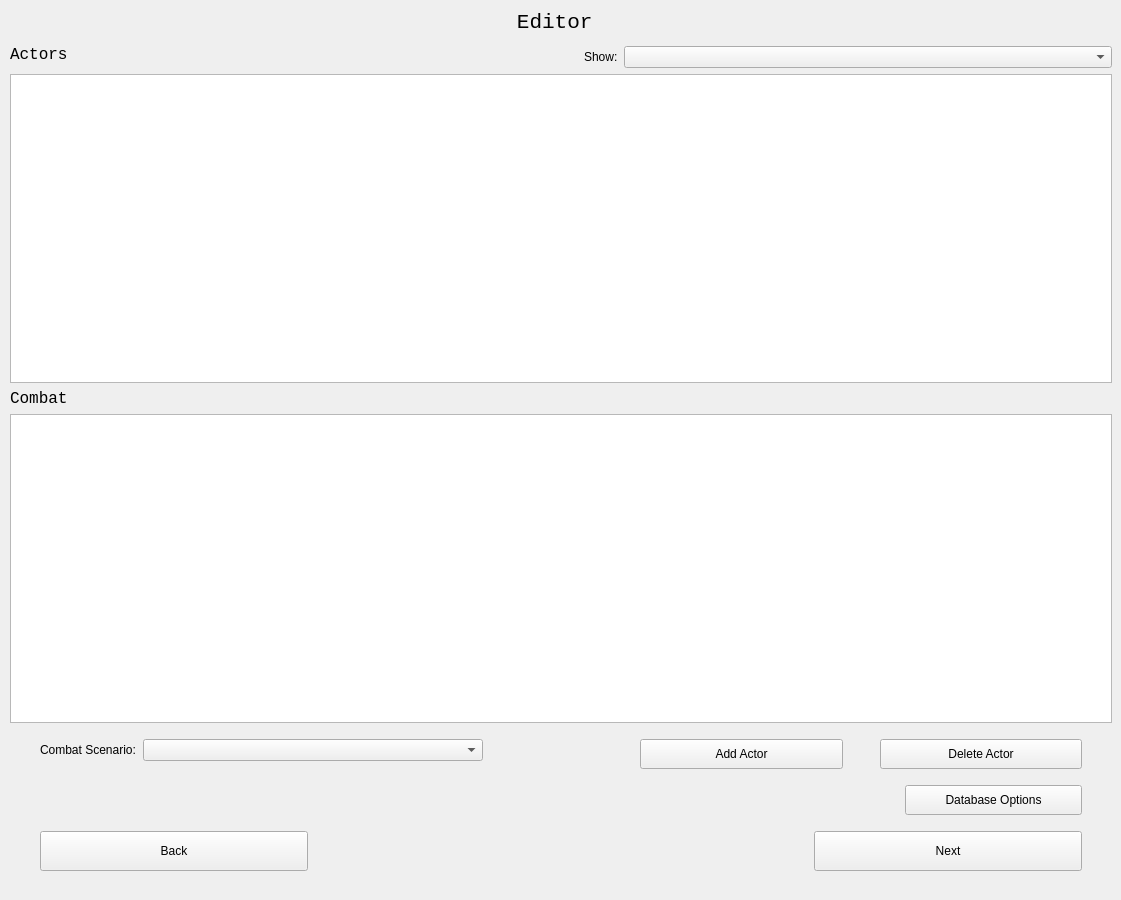
    <widget class="QWidget" name="edit_page">
     <widget class="QWidget" name="verticalLayoutWidget">
      <property name="geometry">
       <rect>
        <x>10</x>
        <y>10</y>
        <width>1102</width>
        <height>881</height>
       </rect>
      </property>
      <layout class="QVBoxLayout" name="verticalLayout">
       <item>
        <widget class="QLabel" name="editorTitle_label">
         <property name="font">
          <font>
           <family>Courier New</family>
           <pointsize>16</pointsize>
          </font>
         </property>
         <property name="text">
          <string>Editor </string>
         </property>
         <property name="alignment">
          <set>Qt::AlignCenter</set>
         </property>
        </widget>
       </item>
       <item>
        <layout class="QVBoxLayout" name="verticalLayout_9">
         <item>
          <layout class="QHBoxLayout" name="horizontalLayout_13">
           <item>
            <widget class="QLabel" name="actorTable_label">
             <property name="font">
              <font>
               <family>Courier New</family>
               <pointsize>12</pointsize>
              </font>
             </property>
             <property name="text">
              <string>Actors</string>
             </property>
            </widget>
           </item>
           <item>
            <spacer name="horizontalSpacer_15">
             <property name="orientation">
              <enum>Qt::Horizontal</enum>
             </property>
             <property name="sizeType">
              <enum>QSizePolicy::Preferred</enum>
             </property>
             <property name="sizeHint" stdset="0">
              <size>
               <width>40</width>
               <height>20</height>
              </size>
             </property>
            </spacer>
           </item>
           <item>
            <layout class="QFormLayout" name="formLayout">
             <property name="sizeConstraint">
              <enum>QLayout::SetFixedSize</enum>
             </property>
             <property name="topMargin">
              <number>5</number>
             </property>
             <item row="0" column="0">
              <widget class="QLabel" name="showActors_label">
               <property name="sizePolicy">
                <sizepolicy hsizetype="Fixed" vsizetype="Minimum">
                 <horstretch>0</horstretch>
                 <verstretch>0</verstretch>
                </sizepolicy>
               </property>
               <property name="minimumSize">
                <size>
                 <width>30</width>
                 <height>10</height>
                </size>
               </property>
               <property name="text">
                <string>Show:</string>
               </property>
              </widget>
             </item>
             <item row="0" column="1">
              <widget class="QComboBox" name="showActors_comboBox"/>
             </item>
            </layout>
           </item>
          </layout>
         </item>
         <item>
          <widget class="QTableWidget" name="actorTable_tableWidget">
           <property name="selectionMode">
            <enum>QAbstractItemView::SingleSelection</enum>
           </property>
           <property name="selectionBehavior">
            <enum>QAbstractItemView::SelectRows</enum>
           </property>
           <attribute name="horizontalHeaderStretchLastSection">
            <bool>true</bool>
           </attribute>
           <attribute name="verticalHeaderVisible">
            <bool>false</bool>
           </attribute>
          </widget>
         </item>
         <item>
          <widget class="QLabel" name="combatTable_label">
           <property name="font">
            <font>
             <family>Courier New</family>
             <pointsize>12</pointsize>
            </font>
           </property>
           <property name="text">
            <string>Combat</string>
           </property>
          </widget>
         </item>
         <item>
          <widget class="QTableWidget" name="combatTable_tableWidget">
           <property name="selectionMode">
            <enum>QAbstractItemView::SingleSelection</enum>
           </property>
           <property name="selectionBehavior">
            <enum>QAbstractItemView::SelectRows</enum>
           </property>
           <attribute name="horizontalHeaderStretchLastSection">
            <bool>true</bool>
           </attribute>
           <attribute name="verticalHeaderVisible">
            <bool>false</bool>
           </attribute>
          </widget>
         </item>
        </layout>
       </item>
       <item>
        <layout class="QHBoxLayout" name="horizontalLayout_2">
         <property name="spacing">
          <number>7</number>
         </property>
         <property name="sizeConstraint">
          <enum>QLayout::SetNoConstraint</enum>
         </property>
         <property name="leftMargin">
          <number>30</number>
         </property>
         <property name="topMargin">
          <number>10</number>
         </property>
         <property name="rightMargin">
          <number>30</number>
         </property>
         <property name="bottomMargin">
          <number>10</number>
         </property>
         <item>
          <layout class="QFormLayout" name="formLayout_6">
           <item row="0" column="0">
            <widget class="QLabel" name="scenarioType_editPage_label">
             <property name="text">
              <string>Combat Scenario:</string>
             </property>
            </widget>
           </item>
           <item row="0" column="1">
            <widget class="QComboBox" name="scenarioType_editPage_comboBox"/>
           </item>
          </layout>
         </item>
         <item>
          <spacer name="horizontalSpacer_5">
           <property name="orientation">
            <enum>Qt::Horizontal</enum>
           </property>
           <property name="sizeType">
            <enum>QSizePolicy::Fixed</enum>
           </property>
           <property name="sizeHint" stdset="0">
            <size>
             <width>150</width>
             <height>20</height>
            </size>
           </property>
          </spacer>
         </item>
         <item>
          <layout class="QHBoxLayout" name="horizontalLayout_3">
           <item>
            <widget class="QPushButton" name="addActor_pushButton">
             <property name="sizePolicy">
              <sizepolicy hsizetype="Minimum" vsizetype="Fixed">
               <horstretch>0</horstretch>
               <verstretch>0</verstretch>
              </sizepolicy>
             </property>
             <property name="minimumSize">
              <size>
               <width>30</width>
               <height>30</height>
              </size>
             </property>
             <property name="text">
              <string>Add Actor</string>
             </property>
            </widget>
           </item>
           <item>
            <spacer name="horizontalSpacer_6">
             <property name="orientation">
              <enum>Qt::Horizontal</enum>
             </property>
             <property name="sizeType">
              <enum>QSizePolicy::Fixed</enum>
             </property>
             <property name="sizeHint" stdset="0">
              <size>
               <width>30</width>
               <height>20</height>
              </size>
             </property>
            </spacer>
           </item>
           <item>
            <widget class="QPushButton" name="deleteActor_pushButton">
             <property name="minimumSize">
              <size>
               <width>0</width>
               <height>30</height>
              </size>
             </property>
             <property name="text">
              <string>Delete Actor</string>
             </property>
            </widget>
           </item>
          </layout>
         </item>
        </layout>
       </item>
       <item>
        <layout class="QHBoxLayout" name="horizontalLayout_6">
         <property name="rightMargin">
          <number>30</number>
         </property>
         <item>
          <spacer name="horizontalSpacer_9">
           <property name="orientation">
            <enum>Qt::Horizontal</enum>
           </property>
           <property name="sizeType">
            <enum>QSizePolicy::Fixed</enum>
           </property>
           <property name="sizeHint" stdset="0">
            <size>
             <width>895</width>
             <height>20</height>
            </size>
           </property>
          </spacer>
         </item>
         <item>
          <widget class="QPushButton" name="dbOpt_editPage_pushButton">
           <property name="sizePolicy">
            <sizepolicy hsizetype="Minimum" vsizetype="Fixed">
             <horstretch>0</horstretch>
             <verstretch>0</verstretch>
            </sizepolicy>
           </property>
           <property name="minimumSize">
            <size>
             <width>100</width>
             <height>30</height>
            </size>
           </property>
           <property name="text">
            <string>Database Options</string>
           </property>
          </widget>
         </item>
        </layout>
       </item>
       <item>
        <layout class="QGridLayout" name="gridLayout_2">
         <property name="sizeConstraint">
          <enum>QLayout::SetNoConstraint</enum>
         </property>
         <property name="leftMargin">
          <number>30</number>
         </property>
         <property name="topMargin">
          <number>10</number>
         </property>
         <property name="rightMargin">
          <number>30</number>
         </property>
         <property name="bottomMargin">
          <number>20</number>
         </property>
         <item row="0" column="1">
          <spacer name="horizontalSpacer_4">
           <property name="orientation">
            <enum>Qt::Horizontal</enum>
           </property>
           <property name="sizeType">
            <enum>QSizePolicy::Fixed</enum>
           </property>
           <property name="sizeHint" stdset="0">
            <size>
             <width>500</width>
             <height>20</height>
            </size>
           </property>
          </spacer>
         </item>
         <item row="0" column="2">
          <widget class="QPushButton" name="next_editPage_pushButton">
           <property name="sizePolicy">
            <sizepolicy hsizetype="Minimum" vsizetype="Fixed">
             <horstretch>0</horstretch>
             <verstretch>0</verstretch>
            </sizepolicy>
           </property>
           <property name="minimumSize">
            <size>
             <width>0</width>
             <height>40</height>
            </size>
           </property>
           <property name="sizeIncrement">
            <size>
             <width>600</width>
             <height>600</height>
            </size>
           </property>
           <property name="baseSize">
            <size>
             <width>100</width>
             <height>200</height>
            </size>
           </property>
           <property name="text">
            <string>Next</string>
           </property>
          </widget>
         </item>
         <item row="0" column="0">
          <widget class="QPushButton" name="back_editPage_pushButton">
           <property name="sizePolicy">
            <sizepolicy hsizetype="Ignored" vsizetype="Minimum">
             <horstretch>0</horstretch>
             <verstretch>0</verstretch>
            </sizepolicy>
           </property>
           <property name="text">
            <string>Back</string>
           </property>
          </widget>
         </item>
        </layout>
       </item>
      </layout>
     </widget>
    </widget>
